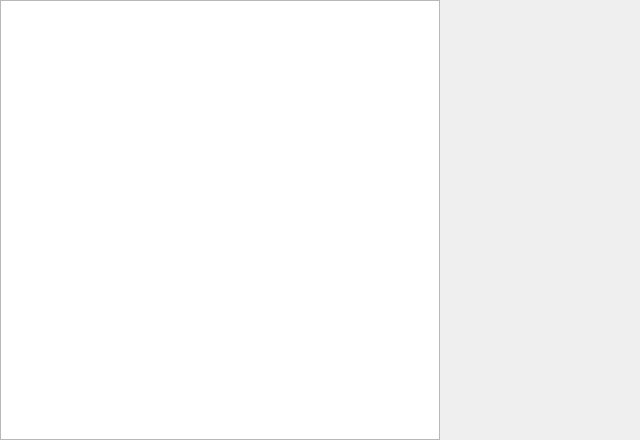
<?xml version="1.0" encoding="UTF-8"?>
<ui version="4.0">
 <class>Picture</class>
 <widget class="QDialog" name="Picture">
  <property name="geometry">
   <rect>
    <x>0</x>
    <y>0</y>
    <width>640</width>
    <height>440</height>
   </rect>
  </property>
  <property name="windowTitle">
   <string>Dialog</string>
  </property>
  <widget class="QGraphicsView" name="graphicsView">
   <property name="geometry">
    <rect>
     <x>0</x>
     <y>0</y>
     <width>440</width>
     <height>440</height>
    </rect>
   </property>
  </widget>
 </widget>
 <resources/>
 <connections/>
</ui>
